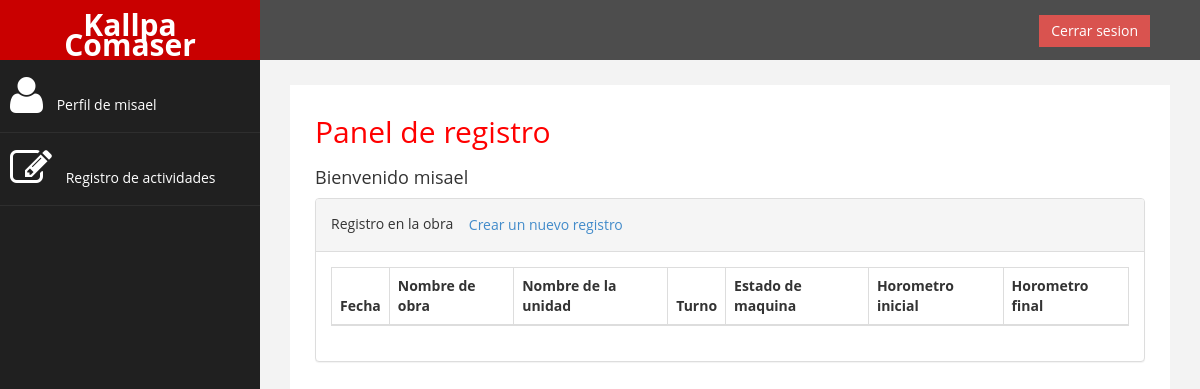
The app's page /listar_registros/ (signed in), older data.
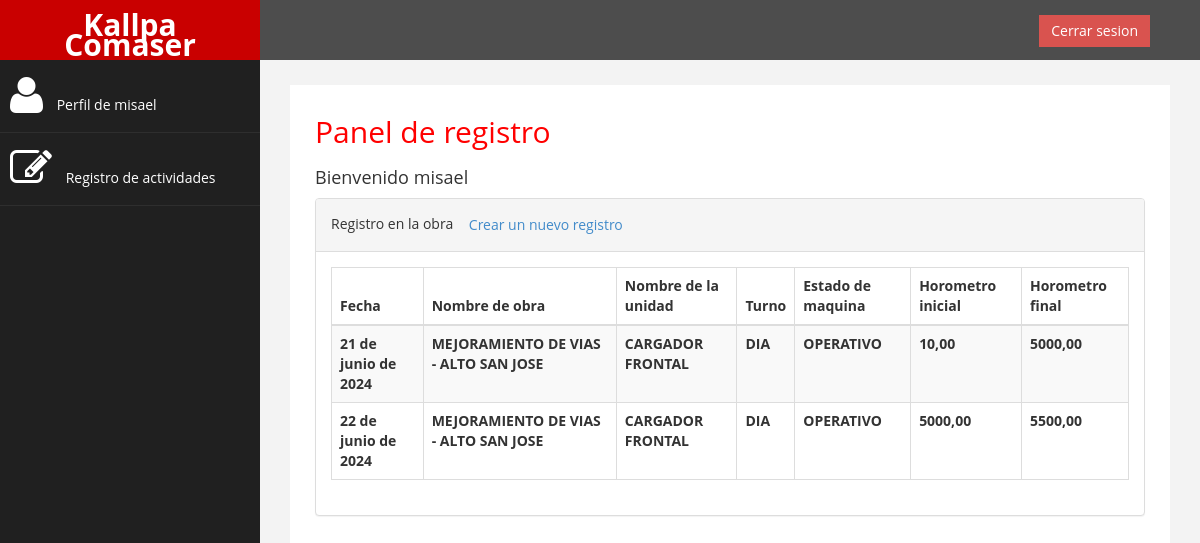
The same page, newer data.
### sistemaLogeo/models.py (models this page shows, shortened)
class REGISTRO(models.Model):
    CodReg = models.AutoField(primary_key=True)
    CodTra = models.ForeignKey(TRABAJO, on_delete=models.CASCADE, db_column='CodTra')
    FecTra = models.DateField()
    Turno = models.CharField(max_length=5)
    EstMaq = models.CharField(max_length=10)
    HorIni = models.DecimalField(max_digits=10, decimal_places=2,)
    HorFin = models.DecimalField(max_digits=10, decimal_places=2)
    fecCre = models.DateTimeField(auto_now_add=True)
    class Meta:
        constraints = [
            models.UniqueConstraint(fields=['FecTra', 'CodTra'], name='unique_FecTra_CodTra')
        ]

class TRABAJO(models.Model):
    CodTra = models.AutoField(primary_key=True)
    CodLab = models.ForeignKey(LABOR, on_delete=models.CASCADE, db_column='CodLab')
    CodObra = models.ForeignKey(OBRA, related_name='trabajos', on_delete=models.CASCADE, db_column='CodObra')
    FecIni = models.DateField()
    FecFin = models.DateField()
    class Meta:
        constraints = [
            models.UniqueConstraint(fields=['CodLab', 'CodObra'], name='unique_CodLab_CodObra')
        ]

class OBRA(models.Model):
    CodObra = models.AutoField(primary_key=True)
    NomObra = models.CharField(max_length=60)
    NomCon = models.CharField(max_length=60)
    HorMin = models.IntegerField(null=False)

class LABOR(models.Model):
    CodLab = models.AutoField(primary_key=True)
    CodUsu = models.ForeignKey(User, on_delete=models.CASCADE, db_column='CodUsu')
    CodUni = models.ForeignKey(UNIDAD, related_name="labores", on_delete=models.CASCADE, db_column='CodUni')
    LabDes = models.CharField(max_length=60)
    class Meta:
        constraints = [
            models.UniqueConstraint(fields=['CodUsu', 'CodUni'], name='unique_codusu_coduni')
        ]

class UNIDAD(models.Model):
    CodUni = models.CharField(max_length=60, primary_key=True)
    NomUni = models.CharField(max_length=60)
    ModUni = models.CharField(max_length=60)
    PreHor = models.DecimalField(max_digits=10, decimal_places=2)
    HorUni = models.DecimalField(max_digits=10, decimal_places=2)

### sistemaLogeo/views.py (the view)
# urls.py: path('listar_registros/', listar_registros, name='listar_registros'),
@login_required
def listar_registros(request):
    user = request.user
    labores_usuario = LABOR.objects.filter(CodUsu=user)
    trabajos_asignados = TRABAJO.objects.filter(CodLab__in=labores_usuario)
    registros_asignados = REGISTRO.objects.filter(CodTra__in=trabajos_asignados).order_by('FecTra')
    return render(request, 'registro/listar_registros.html', {'registros_asignados':registros_asignados})

### sistemaLogeo/templates/registro/listar_registros.html (shortened to what this page needs)
{% extends "base.html" %}
{% block content %}
<div class="col-md-12">
    <h2>Panel de registro</h2>
    <h4>Bienvenido {{ user.username }} </h4>
</div>
<div class="col-md-12 col-sm-12 col-xs-12">
    <div class="panel panel-default">
        <div class="panel-heading">
            Registro en la obra
            <a href="{% url 'index'%}" class="btn square-btn-adjust">Crear un nuevo registro</a>
        </div>
        <div class="panel-body">
            <div class="table-responsive">
                <table class="table table-striped table-bordered table-hover">
                    <thead>
                        <tr>
                            <th>Fecha</th>
                            <th>Nombre de obra</th>
                            <th>Nombre de la unidad</th>
                            <th>Turno</th>
                            <th>Estado de maquina</th>
                            <th>Horometro inicial</th>
                            <th>Horometro final</th>
                        </tr>
                    </thead>
                    <tbody>
                        {% for registro in registros_asignados %}
                        <tr>
                            <th>{{ registro.FecTra }}</th>
                            <th>{{ registro.CodTra.CodObra.NomObra }}</th>
                            <th>{{ registro.CodTra.CodLab.CodUni.NomUni }}</th>
                            <th>{{ registro.Turno }}</th>
                            <th>{{ registro.EstMaq }}</th>
                            <th>{{ registro.HorIni }}</th>
                            <th>{{ registro.HorFin }}</th>
                        </tr>
                        {% endfor %}
                    </tbody>
                </table>
            </div>
        </div>
    </div>
</div>
{% endblock %}

Row changes from the older to the newer data that the page shows:
added REGISTRO: FecTra "21 de junio de 2024", CodTra.CodObra.NomObra "MEJORAMIENTO DE VIAS - ALTO SAN JOSE", CodTra.CodLab.CodUni.NomUni "CARGADOR FRONTAL", Turno "DIA", EstMaq "OPERATIVO", HorIni "10,00", HorFin "5000,00"
added REGISTRO: FecTra "22 de junio de 2024", CodTra.CodObra.NomObra "MEJORAMIENTO DE VIAS - ALTO SAN JOSE", CodTra.CodLab.CodUni.NomUni "CARGADOR FRONTAL", Turno "DIA", EstMaq "OPERATIVO", HorIni "5000,00", HorFin "5500,00"
